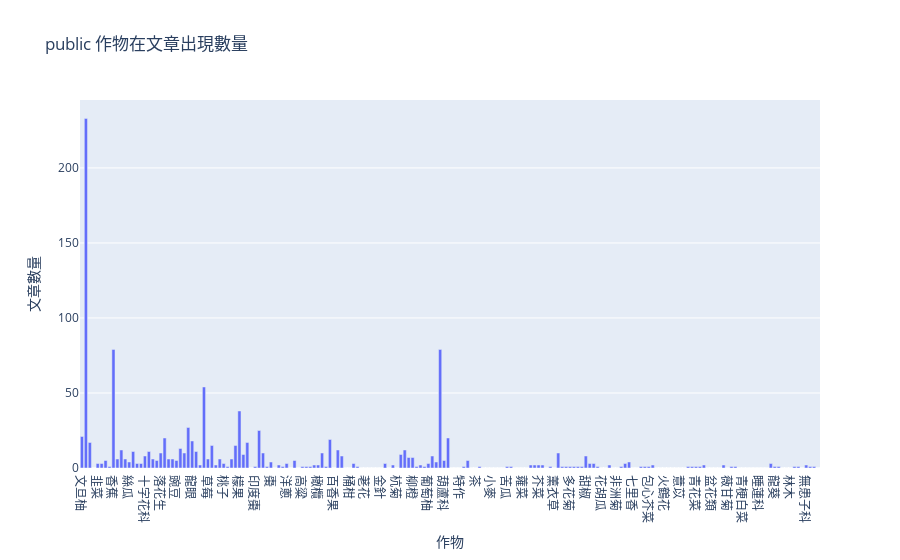

Source (notebook cell):
### Markdown cell above
### 文章數量呈現
水稻文章的數量佔了很大比例

### Code cell
import plotly.graph_objects as go
import plotly.express as px

index = 0
count_list = []
name_list = []

for articles in df.articles:
    count_list.append(len(articles))
    name_list.append(df.iloc[index][0])
    index += 1
    
fig_df = pd.DataFrame()
fig_df["作物"] = name_list
fig_df["文章數量"] = count_list

fig = px.bar(fig_df, x="作物", y="文章數量", title="public 作物在文章出現數量")
fig.show()

### Figure 1 — Plotly figure (JSON) as saved in the notebook; plotly's stock layout.template omitted (floating-point values rounded to 4 significant figures; data arrays with more than 128 entries replaced by an {"elided": "..."} marker saying what was removed)
{"data": [{"alignmentgroup": "True", "hovertemplate": "作物=%{x}<br>文章數量=%{y}<extra></extra>", "legendgroup": "", "marker": {"color": "#636efa", "pattern": {"shape": ""}}, "name": "", "offsetgroup": "", "orientation": "v", "showlegend": false, "textposition": "auto", "type": "bar", "x": {"elided": "188 str values"}, "xaxis": "x", "y": {"elided": "188 int values"}, "yaxis": "y"}], "layout": {"barmode": "relative", "legend": {"tracegroupgap": 0}, "title": {"text": "public 作物在文章出現數量"}, "xaxis": {"anchor": "y", "domain": [0, 1], "title": {"text": "作物"}}, "yaxis": {"anchor": "x", "domain": [0, 1], "title": {"text": "文章數量"}}}}
